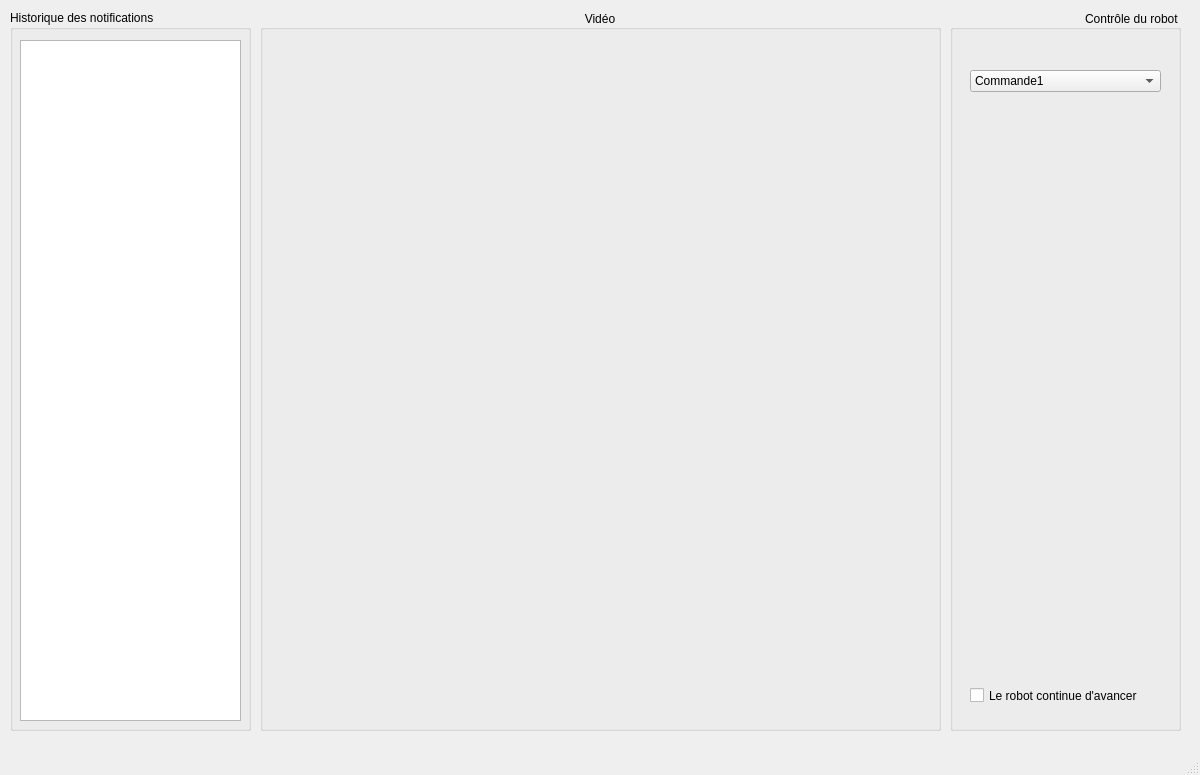
<?xml version="1.0" encoding="UTF-8"?>
<ui version="4.0">
 <class>Application</class>
 <widget class="QMainWindow" name="Application">
  <property name="geometry">
   <rect>
    <x>0</x>
    <y>0</y>
    <width>1200</width>
    <height>775</height>
   </rect>
  </property>
  <property name="windowTitle">
   <string>MainWindow</string>
  </property>
  <widget class="QWidget" name="ApplicationRobot">
   <property name="minimumSize">
    <size>
     <width>1200</width>
     <height>750</height>
    </size>
   </property>
   <property name="baseSize">
    <size>
     <width>1200</width>
     <height>750</height>
    </size>
   </property>
   <property name="styleSheet">
    <string notr="true"/>
   </property>
   <widget class="QGroupBox" name="groupBox">
    <property name="geometry">
     <rect>
      <x>10</x>
      <y>10</y>
      <width>241</width>
      <height>721</height>
     </rect>
    </property>
    <property name="title">
     <string>Historique des notifications</string>
    </property>
    <widget class="QPlainTextEdit" name="plainTextEdit">
     <property name="geometry">
      <rect>
       <x>10</x>
       <y>30</y>
       <width>221</width>
       <height>681</height>
      </rect>
     </property>
    </widget>
   </widget>
   <widget class="QGroupBox" name="groupBox_3">
    <property name="geometry">
     <rect>
      <x>260</x>
      <y>10</y>
      <width>681</width>
      <height>721</height>
     </rect>
    </property>
    <property name="title">
     <string>Vidéo</string>
    </property>
    <property name="alignment">
     <set>Qt::AlignCenter</set>
    </property>
   </widget>
   <widget class="QGroupBox" name="groupBox_2">
    <property name="geometry">
     <rect>
      <x>950</x>
      <y>10</y>
      <width>231</width>
      <height>721</height>
     </rect>
    </property>
    <property name="title">
     <string>Contrôle du robot </string>
    </property>
    <property name="alignment">
     <set>Qt::AlignRight|Qt::AlignTrailing|Qt::AlignVCenter</set>
    </property>
    <widget class="QCheckBox" name="checkBox">
     <property name="geometry">
      <rect>
       <x>20</x>
       <y>660</y>
       <width>191</width>
       <height>51</height>
      </rect>
     </property>
     <property name="text">
      <string>Le robot continue d'avancer</string>
     </property>
    </widget>
    <widget class="QComboBox" name="comboBox">
     <property name="geometry">
      <rect>
       <x>20</x>
       <y>60</y>
       <width>191</width>
       <height>22</height>
      </rect>
     </property>
     <item>
      <property name="text">
       <string>Commande1</string>
      </property>
     </item>
     <item>
      <property name="text">
       <string>Commande2</string>
      </property>
     </item>
    </widget>
   </widget>
  </widget>
  <widget class="QStatusBar" name="statusbar"/>
 </widget>
 <resources/>
 <connections/>
</ui>
